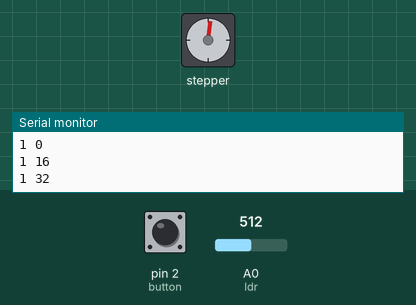
The sketch below on a simulated Arduino Uno, built with avr-gcc and run on an emulated ATmega328P. Parts: stepper motor, the last lines printed to the serial monitor. Inputs (shaded band) come from the test bench; at power-on: A0 (ldr) = 512, pin 2 (button) HIGH. Stepper angles assume 2048 steps per turn.

Above: at 1.7 s.
1.8 s: A0 (ldr) set to 716
At 2.81 s:
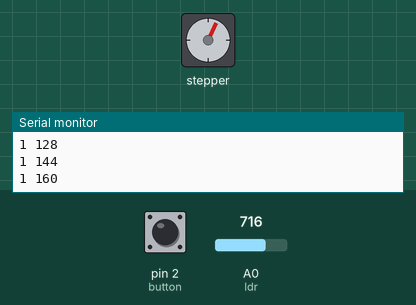
4.8 s: pin 2 (button) pulled LOW for 3.2 s
At 4.96 s:
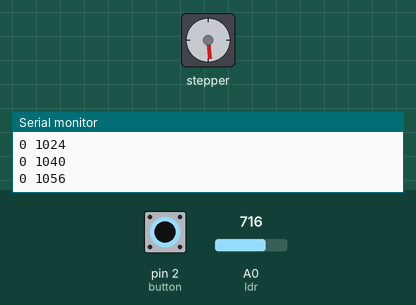
9.5 s: pin 2 (button) pulled LOW for 0.15 s
At 11.07 s:
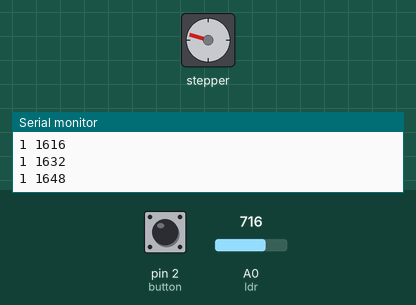
18.6 s: pin 2 (button) pulled LOW for 1 s
Timing chart, 0 to 23.6 s (numbered marks = the images above; inputs shaded):
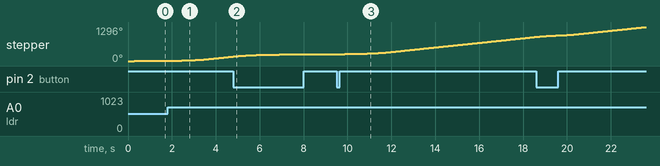

The sketch:

AutomaticBlinds.ino
```cpp
#include <Stepper.h>

#define ldr A0                 // The pin the LDR is attached to (must be analogue)
#define button 2               // The pin the button is attached to
#define stepsPerRevolution 64  // The number of steps per revolution of your motor
#define maxSpeed 30            // The maximum RPM for your motor
#define lightSunrise 400       // The intensity of light measured by the sensor at sunset and sunrise
#define fullSteps 10000        // The step amount to get the motor from top to bottom


// Initialize the stepper on pins 8 through 11:
Stepper myStepper(stepsPerRevolution, 8, 10, 9, 11);
// Stepper myStepper(stepsPerRevolution, 11, 9, 10, 8);  // Use this to reverse the direction.

// Stepper Motor variables
int stepperPos = 0;       // Displacement of the motor in steps
int stepperTarget = 0;    // The target motor displacement
int stepperVelocity = 0;  // Velocity of the motor in rpm

// LDR variables
int ldrReading = 0;            // The non-raw LDR reading
int lastRawLdrReadings[100];   // The 100 most recent LDR readings
int lastRawLdrReadingPos = 0;  // First empty place in the list of raw LDR readings


void setup() {
  Serial.begin(9600);

  pinMode(8, OUTPUT);
  pinMode(9, OUTPUT);
  pinMode(10, OUTPUT);
  pinMode(11, OUTPUT);
  pinMode(ldr, INPUT_PULLUP);
  pinMode(button, INPUT_PULLUP);
}

void loop() {
  if (ldrReading > lightSunrise) {
    stepperTarget = fullSteps;
  } else {
    stepperTarget = 0;
  }
  if (digitalRead(button)) {
    stepperTarget = fullSteps - stepperTarget;
  }

  if (Serial.availableForWrite()) {
    Serial.print(digitalRead(button));
    Serial.print(" ");
    Serial.println(stepperPos);
  }

  update_motor_speed();
  update_ldr_readings();
}

void update_ldr_readings() {
  // Get the new reading and save it
  int newReading = 1023 - analogRead(ldr);
  lastRawLdrReadings[lastRawLdrReadingPos] = newReading;
  lastRawLdrReadingPos++;
  // Update the ldr reading
  long sum = 0;
  for (int i = 0; i < 100; i++) {
    sum += lastRawLdrReadings[i];
  }
  ldrReading = sum / 100;
  // Loop the list pointer
  if (lastRawLdrReadingPos == 100) {
    lastRawLdrReadingPos = 0;
  }
}

void update_motor_speed() {
  // Calculate the velocity
  int stepsLeft = calculate_steps_left();
  int stepsUntilSlowdown = calculate_steps_until_slowdown();
  if (stepsUntilSlowdown >= 16 && stepsLeft > 0) {
    if (stepperVelocity < maxSpeed) {
      stepperVelocity++;
    }
  } else if (stepsUntilSlowdown <= -16 && stepsLeft < 0) {
    if (stepperVelocity > -maxSpeed) {
      stepperVelocity--;
    }
  } else if (stepsUntilSlowdown <= 0 && stepsLeft > 0) {
    stepperVelocity--;
  } else if (stepsUntilSlowdown >= 0 && stepsLeft < 0) {
    stepperVelocity++;
  }
  // Set the velocity
  myStepper.setSpeed(abs(stepperVelocity) * 16);
  if (stepsLeft == 0) { return; }

  // Move the motor
  if (0 < stepsUntilSlowdown && stepsUntilSlowdown <= 16 && stepsLeft > 0) {
    step(abs(stepsUntilSlowdown));
  } else if (0 > stepsUntilSlowdown && stepsUntilSlowdown >= -16 && stepsLeft < 0) {
    step(abs(stepsUntilSlowdown));
  } else {
    step(16);
  }
}

int calculate_steps_left() {  // The step number needed to reach the target
  return stepperTarget - stepperPos;
}

int calculate_steps_until_slowdown() {  // The step number until the motor starts to slow down
  int stepsLeft = calculate_steps_left();
  if (stepsLeft > 0) {
    return stepsLeft - (16 * maxSpeed) + 16;
  } else {
    return stepsLeft + (16 * maxSpeed) - 16;
  }
}

void step(int steps) {
  if (stepperVelocity > 0) {
    myStepper.step(steps);
    stepperPos += steps;
  } else if (stepperVelocity < 0) {
    myStepper.step(-steps);
    stepperPos -= steps;
  }
}
```
